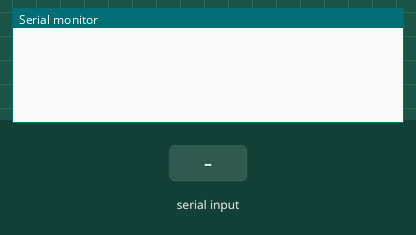
Simulated run of this sketch. Board: ESP8266 (NodeMCU). On the bench: the last lines printed to the serial monitor. The inputs (shaded band) are chosen by the test bench. WiFi joins after 1.5 s; servers stay silent unless stated.

Above: at 3.0 s.
3.1 s: "90,45,200\n" received over Serial
At 3.9 s:
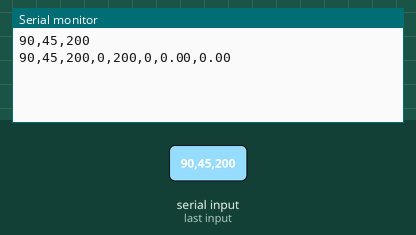
4.6 s: "90,45\n" received over Serial
At 5.1 s:
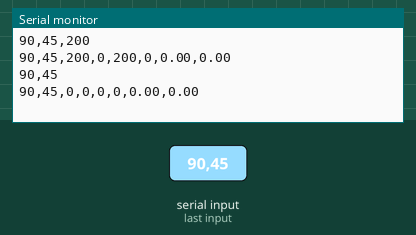
6.1 s: "90,45,200,10\n" received over Serial
At 7.3 s:
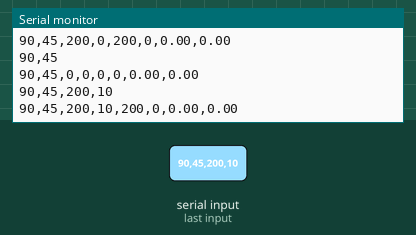
7.6 s: "90,45,200,10,150,30\n" received over Serial
At 8.6 s:
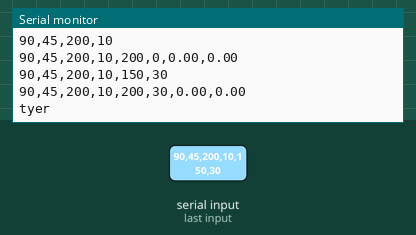
9.2 s: "0\n" received over Serial
At 9.7 s:
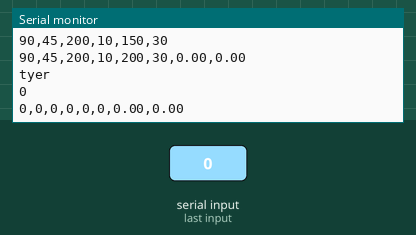

The sketch:

Bus_tracking_and_monitoring_IoT.ino
```cpp
#include <ESP8266WiFi.h>
#include <BlynkSimpleEsp8266.h>
#define BLYNK_PRINT Serial

#define BLYNK_TEMPLATE_ID "TMPL3rdWtMKQy"
#define BLYNK_TEMPLATE_NAME "bus tracking"
#define BLYNK_AUTH_TOKEN "ZdJlbZ4BDuPz9ACcwqX7V8HCArbh89Q0"

char auth[] = BLYNK_AUTH_TOKEN;
char ssid[] = "Pixel 6a";
char pass[] = "raghavendra";

String data;
String data1;
String data2;
String data3;
String data4;
String data5;
String data6;
String data7;
String data8;

int t;
int vibration_r;
int x_r;
int y_r;
int Smoke_Sensor_result;
int psi;
double latitude;
double longitude;

void setup()
{
  Serial.begin(9600);

  Blynk.begin(auth, ssid, pass, "blynk.cloud", 80);
}

void loop()
{
  if (Serial.available() > 0)
  {
    data = Serial.readStringUntil('\n');
    Serial.println(data);
    if (data != "\n")
    {
      data1 = getValue(data, ',', 0);
      data2 = getValue(data, ',', 1);
      data3 = getValue(data, ',', 2);
      data4 = getValue(data, ',', 3);
      data5 = getValue(data, ',', 4);
      data6 = getValue(data, ',', 5);
      data7 = getValue(data, ',', 6);
      data8 = getValue(data, ',', 7);

      t=data1.toInt();
      vibration_r=data2.toInt();
      x_r=data3.toInt();
      Smoke_Sensor_result=data4.toInt();
      y_r=data5.toInt();
      psi=data6.toInt();
      latitude=data7.toInt();
      longitude=data8.toInt();

      Blynk.virtualWrite(V0,t);
      Blynk.virtualWrite(V1,psi);
      Blynk.virtualWrite(V2,Smoke_Sensor_result);
      Serial.print(t);
      Serial.print(",");
      Serial.print(vibration_r);
      Serial.print(",");
      Serial.print(x_r);
      Serial.print(",");
      Serial.print(Smoke_Sensor_result);
      Serial.print(",");
      Serial.print(x_r);
      Serial.print(",");
      Serial.print(psi);
      Serial.print(",");
      Serial.print(latitude);
      Serial.print(",");
      Serial.println(longitude);

      if (psi!=0)//psi<30
      {
        Blynk.logEvent("tyer_pressure", "LOW Tyer pressure detected");
        delay(100);
        Serial.println("tyer");
        Blynk.logEvent("google_map", "http://maps.google.com/maps?q=" + String(latitude) + "," + String(longitude));
        delay(100);
      }

      if (Smoke_Sensor_result>200)
      {
        Blynk.logEvent("smoke_detection" , "Smoke detected");
        delay(100);
        Blynk.logEvent("google_map", "http://maps.google.com/maps?q=" + String(latitude) + "," + String(longitude));
        delay(100);
      }

      if ((vibration_r==0)||(x_r>500)||(y_r>400))
      {
        Blynk.logEvent("accident_detected", "Accident detected");
        delay(100);
        Blynk.logEvent("google_map", "http://maps.google.com/maps?q=" + String(latitude) + "," + String(longitude));
        delay(100);
      }

    }
  }

  Blynk.run();
  data = " ";
}

String getValue(String data, char seperator, int index)
{
  int found = 0;
  int strIndex[] = {0, -1};
  int maxIndex = data.length() - 1;
  for (int i = 0; i <= maxIndex && found <= index; i++)
  {
    if (data.charAt(i) == seperator || i == maxIndex)
    {
      found++;
      strIndex[0] = strIndex[1] + 1;
      strIndex[1] = (i == maxIndex) ? i + 1 : i;
    }
  }
  return found > index ? data.substring(strIndex[0], strIndex[1]) : "";

}
```

Measured:
- after the input at 3.1 s, the serial monitor: prints a new line at once (image 1)
- after the input at 4.6 s, the serial monitor: prints a new line at once (image 2)
- after the input at 6.1 s, the serial monitor: prints a new line at once (image 3)
- after the input at 7.6 s, the serial monitor: prints a new line at once (image 4)
- after the input at 9.2 s, the serial monitor: prints a new line at once (image 5)
